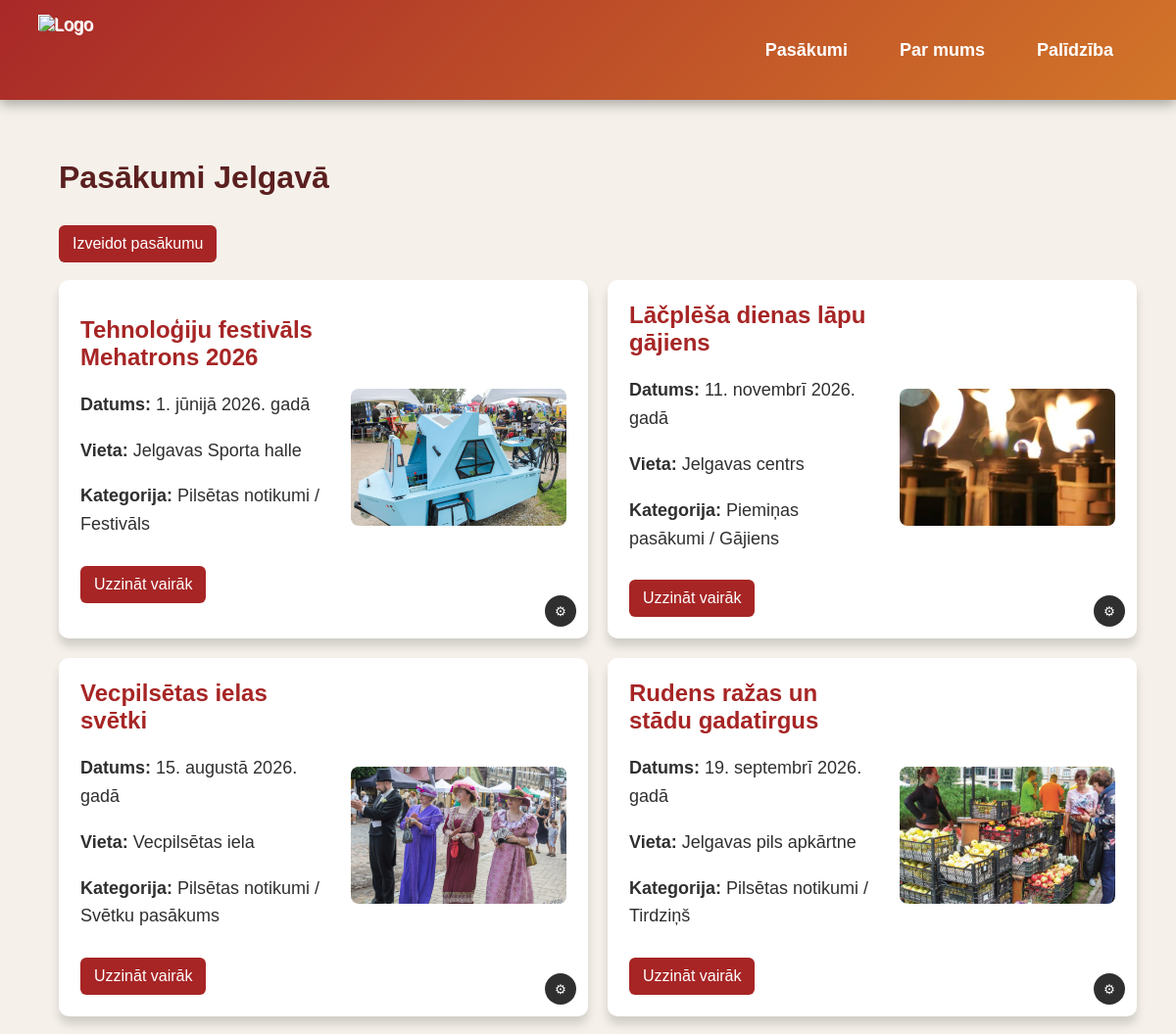
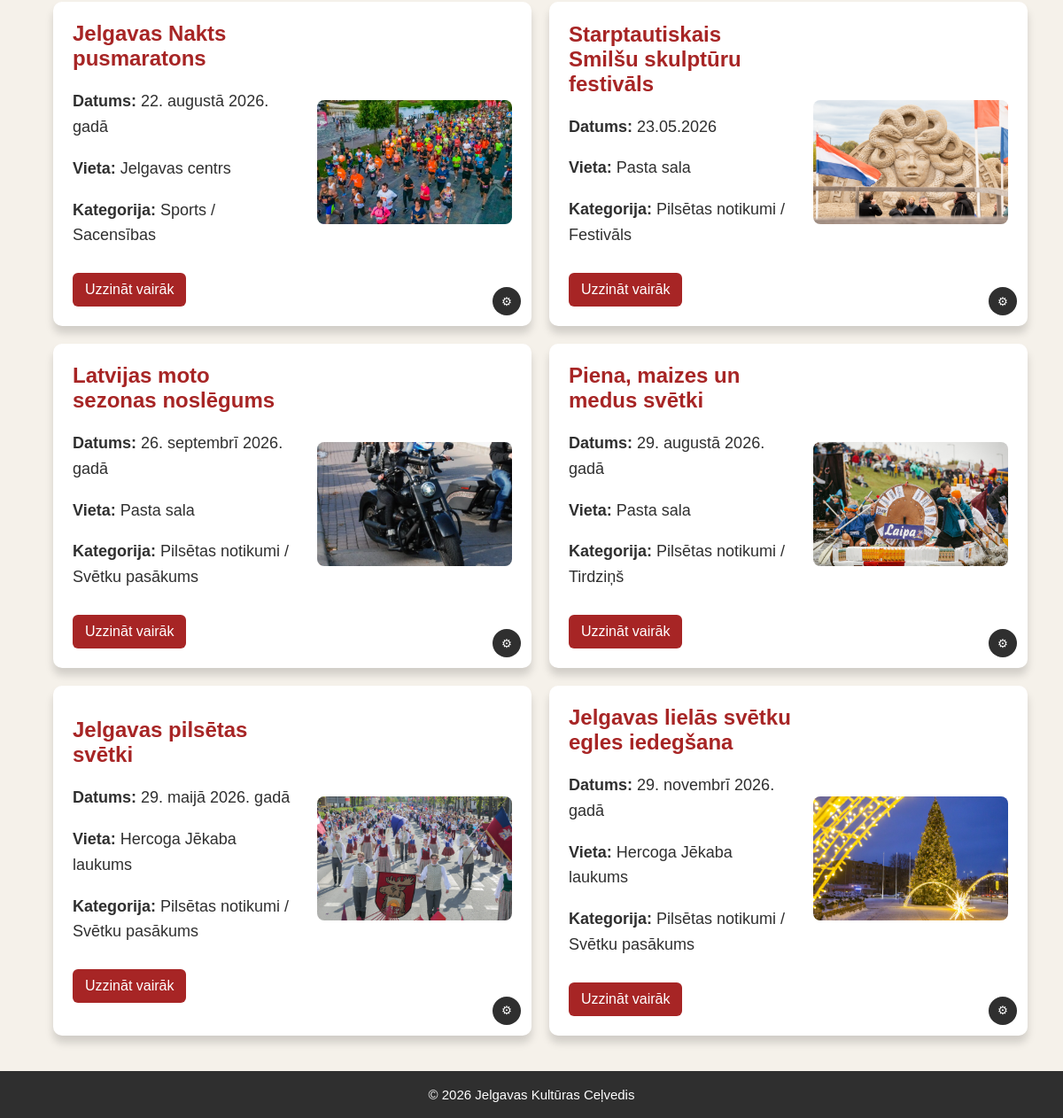
The app's page /pasakumi with its own data (2 pictures, top to bottom).
### tables this page shows
CREATE TABLE events (
    id INTEGER PRIMARY KEY AUTOINCREMENT,
    title TEXT NOT NULL,
    event_date TEXT NOT NULL,
    location_id INTEGER NOT NULL,
    organizer_id INTEGER NOT NULL,
    category_id INTEGER NOT NULL,
    description TEXT, image_name TEXT, image_file TEXT,
    FOREIGN KEY (location_id) REFERENCES locations(id),
    FOREIGN KEY (organizer_id) REFERENCES organizers(id),
    FOREIGN KEY (category_id) REFERENCES categories(id)
);

CREATE TABLE locations (
    id INTEGER PRIMARY KEY AUTOINCREMENT,
    name TEXT NOT NULL,
    address TEXT
);

CREATE TABLE categories (
    id INTEGER PRIMARY KEY AUTOINCREMENT,
    category_name TEXT NOT NULL,
    subcategory_name TEXT
);

### app.py (the view)
@app.route("/pasakumi")
def events():
    events = get_events()
    return render_template("events.html", events=events)

### app.py (called while the page is built)
def get_db_connection():
    db = Path(__file__).parent / "events.db"
    conn = sqlite3.connect(db)
    conn.row_factory = sqlite3.Row
    return conn

def get_events(where="", params=()):
    conn = get_db_connection()
    events = conn.execute(f"""
        SELECT events.*, locations.name AS location, locations.address AS address,
               organizers.name AS organizer,
               categories.category_name, categories.subcategory_name
        FROM events
        JOIN locations ON events.location_id = locations.id
        JOIN organizers ON events.organizer_id = organizers.id
        JOIN categories ON events.category_id = categories.id
        {where}
        ORDER BY events.event_date
    """, params).fetchall()
    conn.close()
    return events

### templates/events.html (shortened to what this page needs)
{% extends "base.html" %}
{% block content %}
<h1>Pasākumi Jelgavā</h1>
<a href="/pasakumi/new/edit" class="button">Izveidot pasākumu</a><br><br>
<div class="events">
    {% for event in events %}
    <div class="event_card">
        <div class="event_text">
            <h2>{{ event["title"] }}</h2>
            <p><strong>Datums:</strong> {{ event["event_date"] }}</p>
            <p><strong>Vieta:</strong> {{ event["location"] }}</p>
            <p><strong>Kategorija:</strong> {{ event["category_name"] }} / {{ event["subcategory_name"] }}</p>
            <a href="/pasakumi/{{ event['id'] }}" class="button">Uzzināt vairāk</a>
            <button class="setting_button" onclick="this.nextElementSibling.classList.toggle('show')">⚙</button>
        </div>
        {% if event["image_file"] %}
        <div class="event_image">
            <img src="{{ url_for('static', filename='images/' + event['image_file']) }}" alt="{{ event['title'] }}">
        </div>
        {% endif %}
    </div>
    {% endfor %}
</div>
{% endblock %}

### templates/base.html (shortened to what this page needs)
<!DOCTYPE html>
<html lang="lv">
<head>
    <link rel="stylesheet" href="{{ url_for('static', filename='style.css') }}">
</head>
<body>
    <header>
        <img src="{{ url_for('static', filename='images/logo.png') }}" alt="Logo" class="logo">
        <nav>
            <a href="/pasakumi">Pasākumi</a>
            <a href="/par-mums">Par mums</a>
            <a href="/palidzibas">Palīdzība</a>
        </nav>
    </header>
    <main>
        {% block content %}{% endblock %}
    </main>
    <footer>
        <p>&copy; 2026 Jelgavas Kultūras Ceļvedis</p>
    </footer>
</body>
</html>

### static/style.css (style rules this page uses)
html, body { margin: 0; padding: 0; }
body { font-family: Arial, sans-serif; background: #f5f1ea; color: #2f2f2f; padding: 0; display: flex; flex-direction: column; min-height: 100vh; }
header { font-size: large; background: linear-gradient(135deg, #a72525fb, #cf6916e8); color: white; padding: 16px 40px; display:flex; align-items: center; justify-content: space-between; box-shadow: 0 5px 12px rgba(0, 0, 0, 0.3); }
.logo { height: 70px; width: 280px; object-fit: cover; object-position: center 42%; filter: drop-shadow(-1px -1px 0 white) }
nav a { color: white; margin: 12px; text-decoration:none; font-weight: 600; padding: 12px; }
main { max-width: 90%; width: 100%; margin: 0 auto; padding: 40px 20px; flex: 1; }
main h1 { color: #5b1f1f; font-weight: bold; margin-bottom: 20px; }
main p { font-size: 18px; line-height: 1.6; }
footer { background-color: #2f2f2f; color: white; text-align: center; padding: 18px; }
footer p { margin: 0; font-size: 15px; }
.events { display: grid; grid-template-columns: 50% 50%; gap: 20px; }
.event_card { background-color: white; padding: 22px; border-radius: 10px; box-shadow: 0 8px 10px rgba(0,0,0,0.15); display: flex; justify-content: space-between; align-items: center; gap: 25px; }
.event_text { flex: 1; }
.event_image img { width: 220px; height: 140px; object-fit: cover; border-radius: 8px; }
.event_card h2 { color: #a72525; margin-top: 0; }
.button { display: inline-block; background-color: #a72525; color: white; padding: 10px 14px; text-decoration: none; border-radius: 6px; margin-top: 10px; }
.event_card { position: relative; }
.setting_button { position: absolute; right: 12px; bottom: 12px; background-color: #2f2f2f; color: white; border: none; border-radius: 50%; width: 32px; height: 32px; cursor: pointer; }

### records on screen
events: title "Tehnoloģiju festivāls Mehatrons 2026", event_date "1. jūnijā 2026. gadā", location "Jelgavas Sporta halle", category_name "Pilsētas notikumi", subcategory_name "Festivāls", image_file (picture)
events: title "Lāčplēša dienas lāpu gājiens", event_date "11. novembrī 2026. gadā", location "Jelgavas centrs", category_name "Piemiņas pasākumi", subcategory_name "Gājiens", image_file (picture)
events: title "Vecpilsētas ielas svētki", event_date "15. augustā 2026. gadā", location "Vecpilsētas iela", category_name "Pilsētas notikumi", subcategory_name "Svētku pasākums", image_file (picture)
events: title "Rudens ražas un stādu gadatirgus", event_date "19. septembrī 2026. gadā", location "Jelgavas pils apkārtne", category_name "Pilsētas notikumi", subcategory_name "Tirdziņš", image_file (picture)
events: title "Jelgavas Nakts pusmaratons", event_date "22. augustā 2026. gadā", location "Jelgavas centrs", category_name "Sports", subcategory_name "Sacensības", image_file (picture)
events: title "Starptautiskais Smilšu skulptūru festivāls", event_date "23.05.2026", location "Pasta sala", category_name "Pilsētas notikumi", subcategory_name "Festivāls", image_file (picture)
events: title "Latvijas moto sezonas noslēgums", event_date "26. septembrī 2026. gadā", location "Pasta sala", category_name "Pilsētas notikumi", subcategory_name "Svētku pasākums", image_file (picture)
events: title "Piena, maizes un medus svētki", event_date "29. augustā 2026. gadā", location "Pasta sala", category_name "Pilsētas notikumi", subcategory_name "Tirdziņš", image_file (picture)
events: title "Jelgavas pilsētas svētki", event_date "29. maijā 2026. gadā", location "Hercoga Jēkaba laukums", category_name "Pilsētas notikumi", subcategory_name "Svētku pasākums", image_file (picture)
events: title "Jelgavas lielās svētku egles iedegšana", event_date "29. novembrī 2026. gadā", location "Hercoga Jēkaba laukums", category_name "Pilsētas notikumi", subcategory_name "Svētku pasākums", image_file (picture)
